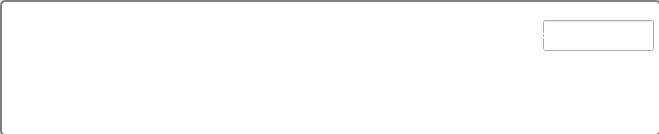
<?xml version="1.0" encoding="UTF-8"?>
<ui version="4.0">
 <class>MainWindow</class>
 <widget class="QMainWindow" name="MainWindow">
  <property name="geometry">
   <rect>
    <x>0</x>
    <y>0</y>
    <width>659</width>
    <height>134</height>
   </rect>
  </property>
  <property name="windowTitle">
   <string>ear.duomi Music Downloader </string>
  </property>
  <widget class="QWidget" name="centralwidget">
   <widget class="QLabel" name="label">
    <property name="geometry">
     <rect>
      <x>0</x>
      <y>0</y>
      <width>661</width>
      <height>136</height>
     </rect>
    </property>
    <property name="styleSheet">
     <string notr="true"/>
    </property>
    <property name="text">
     <string/>
    </property>
    <property name="pixmap">
     <pixmap>newhead.png</pixmap>
    </property>
   </widget>
   <widget class="QLineEdit" name="lineEdit">
    <property name="enabled">
     <bool>true</bool>
    </property>
    <property name="geometry">
     <rect>
      <x>543</x>
      <y>20</y>
      <width>111</width>
      <height>31</height>
     </rect>
    </property>
   </widget>
   <widget class="QLabel" name="label_2">
    <property name="geometry">
     <rect>
      <x>378</x>
      <y>20</y>
      <width>191</width>
      <height>31</height>
     </rect>
    </property>
    <property name="font">
     <font>
      <family>WenQuanYi Micro Hei</family>
      <pointsize>14</pointsize>
     </font>
    </property>
    <property name="styleSheet">
     <string notr="true">color: rgb(255, 255, 255);</string>
    </property>
    <property name="text">
     <string>ear.duomi.com/?p=</string>
    </property>
   </widget>
   <widget class="QProgressBar" name="progressBar">
    <property name="geometry">
     <rect>
      <x>0</x>
      <y>0</y>
      <width>661</width>
      <height>136</height>
     </rect>
    </property>
    <property name="font">
     <font>
      <family>Times New Roman</family>
      <pointsize>12</pointsize>
      <italic>false</italic>
     </font>
    </property>
    <property name="styleSheet">
     <string notr="true">
			QProgressBar {
				border: 2px solid grey;
				border-radius: 5px;
			}
			QProgressBar::chunk {
				background-color: #05B8CC;
				width: 20px;
			}
		</string>
    </property>
    <property name="minimum">
     <number>0</number>
    </property>
    <property name="maximum">
     <number>1000</number>
    </property>
    <property name="value">
     <number>0</number>
    </property>
    <property name="alignment">
     <set>Qt::AlignBottom|Qt::AlignHCenter</set>
    </property>
    <property name="textVisible">
     <bool>false</bool>
    </property>
   </widget>
   <widget class="QLabel" name="label_3">
    <property name="geometry">
     <rect>
      <x>620</x>
      <y>25</y>
      <width>51</width>
      <height>20</height>
     </rect>
    </property>
    <property name="text">
     <string/>
    </property>
    <property name="pixmap">
     <pixmap>sun.png</pixmap>
    </property>
   </widget>
   <zorder>progressBar</zorder>
   <zorder>label</zorder>
   <zorder>lineEdit</zorder>
   <zorder>label_2</zorder>
   <zorder>label_3</zorder>
  </widget>
 </widget>
 <resources/>
 <connections/>
</ui>
